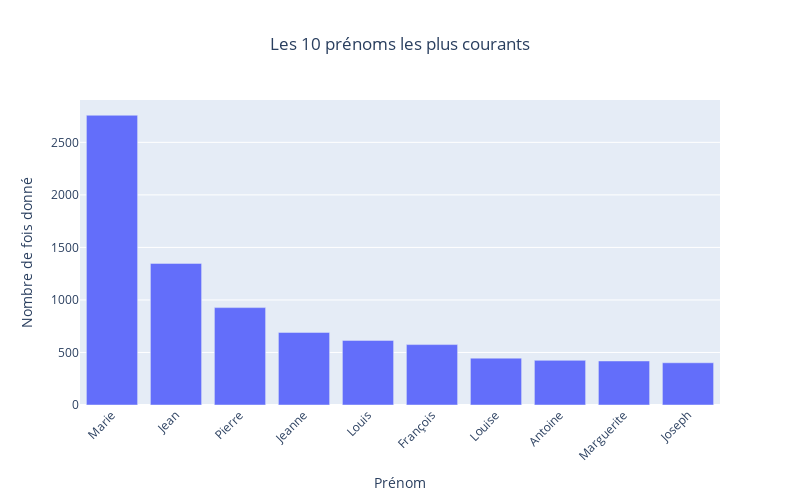

Source (notebook cell):
### Code cell
# Prénoms les plus observés
top_names = df['firstname'].value_counts().head(10)
top_names_df = top_names.reset_index()
top_names_df.columns = ['Prénom', 'Nombre de fois donné']

fig = px.bar(top_names_df, x='Prénom', y='Nombre de fois donné',
             title='Les 10 prénoms les plus courants',
             labels={'Prénom': 'Prénom', 'Nombre de fois donné': 'Nombre de fois donné'},
             width=800,
             height=500)

fig.update_layout(xaxis_tickangle=-45,
                #   plot_bgcolor='white', 
                  xaxis=dict(title='Prénom'), 
                  yaxis=dict(title='Nombre de fois donné'), 
                  title=dict(x=0.5)) 

fig.show()

### Figure 1 — Plotly figure (JSON) as saved in the notebook; plotly's stock layout.template omitted (floating-point values rounded to 4 significant figures)
{"data": [{"alignmentgroup": "True", "hovertemplate": "Prénom=%{x}<br>Nombre de fois donné=%{y}<extra></extra>", "legendgroup": "", "marker": {"color": "#636efa", "pattern": {"shape": ""}}, "name": "", "offsetgroup": "", "orientation": "v", "showlegend": false, "textposition": "auto", "type": "bar", "x": ["Marie", "Jean", "Pierre", "Jeanne", "Louis", "François", "Louise", "Antoine", "Marguerite", "Joseph"], "xaxis": "x", "y": [2758, 1348, 927, 691, 615, 575, 446, 425, 419, 402], "yaxis": "y"}], "layout": {"barmode": "relative", "height": 500, "legend": {"tracegroupgap": 0}, "title": {"text": "Les 10 prénoms les plus courants", "x": 0.5}, "width": 800, "xaxis": {"anchor": "y", "domain": [0, 1], "tickangle": -45, "title": {"text": "Prénom"}}, "yaxis": {"anchor": "x", "domain": [0, 1], "title": {"text": "Nombre de fois donné"}}}}
